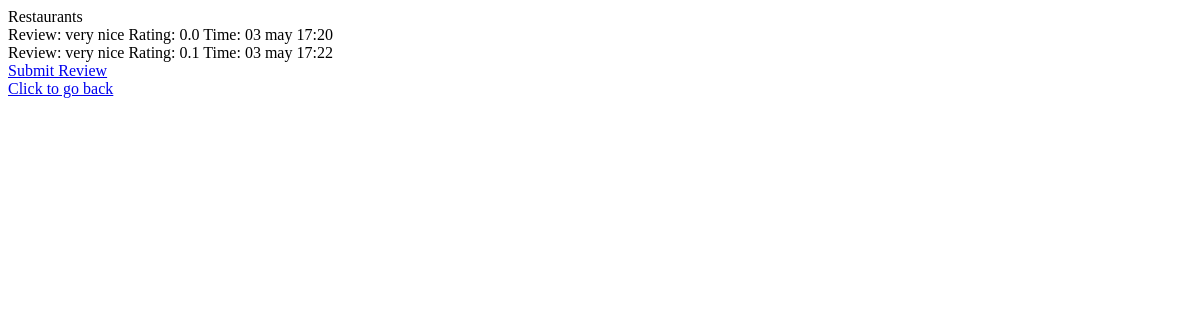
Before: /category/2/detail with the older database file.
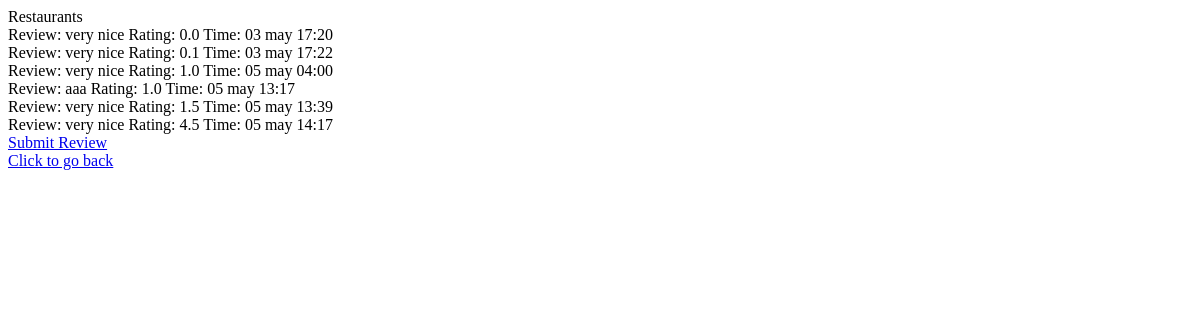
After: the same page with the newer database file.
### reviews/models.py (models this page shows, shortened)
class Review (models.Model):
    restaurant= models.ForeignKey(Restaurant, on_delete=models.CASCADE)
    description= models.CharField(max_length=2000)
    rating = models.DecimalField(default=0.0,max_digits=2, decimal_places=1, validators=[ MaxValueValidator(5.0),MinValueValidator(0.1)])
    reviewInputDateTime= models.DateTimeField('date published', auto_now=False, auto_now_add=True)

### reviews/views.py (the view)
# urls.py: path("category/<int:restaurant_id>/detail", views.rest_detail, name="rest_detail"),
def rest_detail(request, restaurant_id):
    r= Restaurant.objects.get(pk=restaurant_id)
    context = {
        "reviews" : Review.objects.filter(restaurant=r),
        "restaurant" : r
    }
    return render(request, "rest_detail.html", context)

### reviews/templates/rest_detail.html (shortened to what this page needs)
<!doctype html>
<html lang="en">
<head>
    {% load static %}
</head>
<body>
    {% block body %}
    {% for review in reviews %}
    <div id="review">
        Review:
        {{review.description}}
        Rating:
        {{review.rating}}
        Time:
        {{review.reviewInputDateTime|date:'d b H:i'}}
    </div>
    {% empty %}
    <li>
        No Review
    </li>
    {% endfor %}
    <a href="{% url 'review' restaurant.id %}"> Submit Review </a>
    <div>
        <a href="{% url 'index' %}"> Click to go back</a>
    </div>
    {% endblock %}
</body>
</html>

Changed rows visible on the page:
added Review: description "very nice", rating "1.0", reviewInputDateTime "05 may 04:00"
added Review: description "aaa", rating "1.0", reviewInputDateTime "05 may 13:17"
added Review: description "very nice", rating "1.5", reviewInputDateTime "05 may 13:39"
added Review: description "very nice", rating "4.5", reviewInputDateTime "05 may 14:17"
